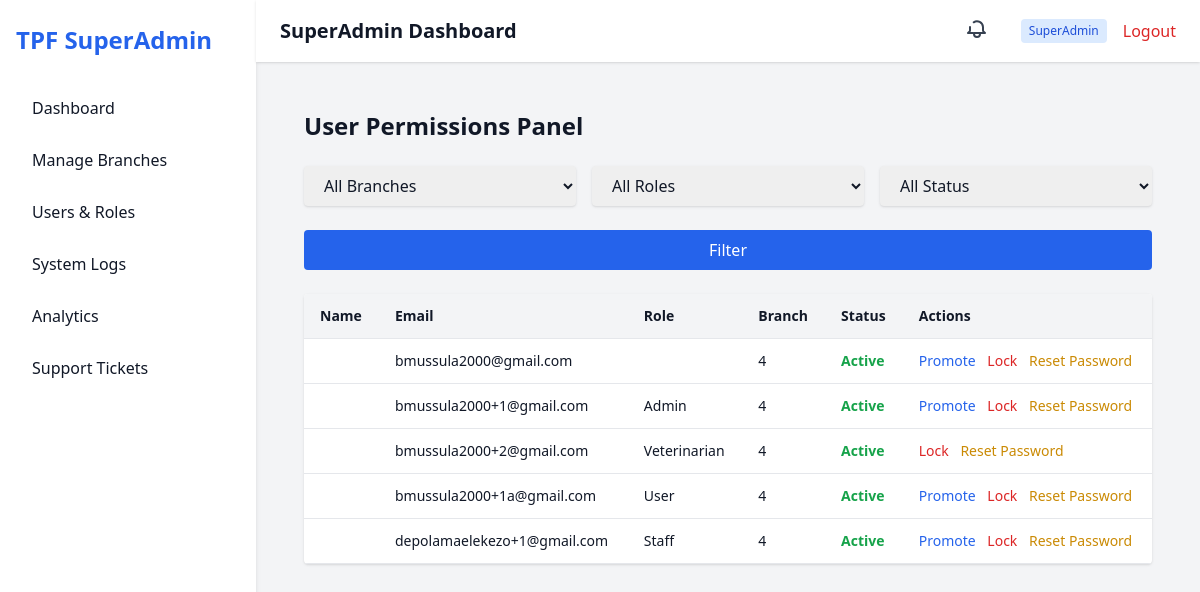
Page /dashboard/superadmin_permissions/ (signed in) on the committed database.
### accounts/models.py (models this page shows, shortened)
class CustomUser(AbstractUser):
    email = models.EmailField(unique=True)
    role = models.CharField(max_length=30, choices=ROLES)
    branch = models.CharField(max_length=30, choices=BRANCHES)

### superadmin_dashboard/views.py (the view)
# urls.py: path('superadmin_permissions/', superadmin_permissions, name='superadmin_permissions'),
@login_required
def superadmin_permissions(request):
    if not request.user.is_authenticated or request.user.role != 'superadmin':
        return render(request, 'errors/unauthorized.html', status=403)
    branch_filter = request.GET.get("branch")
    role_filter = request.GET.get("role")
    status_filter = request.GET.get("status")
    users = CustomUser.objects.exclude(id=request.user.id)
    if branch_filter:
        users = users.filter(branch=branch_filter)
    if role_filter:
        users = users.filter(role=role_filter)
    if status_filter == 'locked':
        users = users.filter(is_active=False)
    elif status_filter == 'active':
        users = users.filter(is_active=True)
    return render(request, 'superadmin_dashboard/permissions.html', {
        'users': users,
        'branches': CustomUser.objects.values_list('branch', flat=True).distinct(),
        'branch_filter': branch_filter,
        'role_filter': role_filter,
        'status_filter': status_filter,
    })

### templates/superadmin_dashboard/permissions.html (shortened to what this page needs)
{% extends "superadmin_dashboard/base_dashboard.html" %}
{% load static %}
{% block content %}
<div class="p-6 bg-gray-100 min-h-screen">
  <h1 class="text-2xl font-bold mb-6">User Permissions Panel</h1>
  <form method="get" class="mb-6 grid grid-cols-1 sm:grid-cols-3 gap-4">
    <select name="branch" class="px-4 py-2 rounded border-gray-300 shadow">
      <option value="">All Branches</option>
    </select>
    <select name="role" class="px-4 py-2 rounded border-gray-300 shadow">
      <option value="">All Roles</option>
    </select>
    <select name="status" class="px-4 py-2 rounded border-gray-300 shadow">
      <option value="">All Status</option>
    </select>
    <button type="submit" class="sm:col-span-3 bg-blue-600 text-white px-6 py-2 mt-2 rounded hover:bg-blue-700">Filter</button>
  </form>
  <div class="overflow-x-auto bg-white rounded shadow">
    <table class="min-w-full text-left text-sm">
      <thead class="bg-gray-100 border-b">
        <tr>
          <th class="px-4 py-3 font-semibold">Name</th>
          <th class="px-4 py-3 font-semibold">Email</th>
          <th class="px-4 py-3 font-semibold">Role</th>
          <th class="px-4 py-3 font-semibold">Branch</th>
          <th class="px-4 py-3 font-semibold">Status</th>
          <th class="px-4 py-3 font-semibold">Actions</th>
        </tr>
      </thead>
      <tbody>
        {% for user in users %}
          <tr class="border-b hover:bg-gray-50">
            <td class="px-4 py-3">{{ user.get_full_name }}</td>
            <td class="px-4 py-3">{{ user.email }}</td>
            <td class="px-4 py-3">{{ user.role|title }}</td>
            <td class="px-4 py-3">{{ user.branch }}</td>
            <td class="px-4 py-3">
              {% if user.is_active %}
                <span class="text-green-600 font-semibold">Active</span>
              {% else %}
                <span class="text-red-600 font-semibold">Locked</span>
              {% endif %}
            </td>
            <td class="px-4 py-3 space-x-2">
              {% if user.role != 'veterinarian' %}
                <a href="{% url 'promote_to_vet' user.id %}" class="text-blue-600 hover:underline">Promote</a>
              {% endif %}
              {% if user.is_active %}
                <a href="{% url 'lock_account' user.id %}" class="text-red-600 hover:underline">Lock</a>
              {% else %}
                <a href="{% url 'unlock_account' user.id %}" class="text-green-600 hover:underline">Unlock</a>
              {% endif %}
              <a href="#" class="text-yellow-600 hover:underline">Reset Password</a>
            </td>
          </tr>
        {% empty %}
          <tr>
            <td colspan="6" class="text-center py-4 text-gray-500">No users found for the selected filters.</td>
          </tr>
        {% endfor %}
      </tbody>
    </table>
  </div>
</div>
{% endblock %}

### rows in the picture
CustomUser: email "bmussula2000@gmail.com", branch "4", is_active "Active", role "Promote"
CustomUser: email "bmussula2000+1@gmail.com", role "Admin", branch "4", is_active "Active", shows "Promote"
CustomUser: email "bmussula2000+2@gmail.com", role "Veterinarian", branch "4", is_active "Active"
CustomUser: email "bmussula2000+1a@gmail.com", role "User", branch "4", is_active "Active", shows "Promote"
CustomUser: email "depolamaelekezo+1@gmail.com", role "Staff", branch "4", is_active "Active", shows "Promote"
